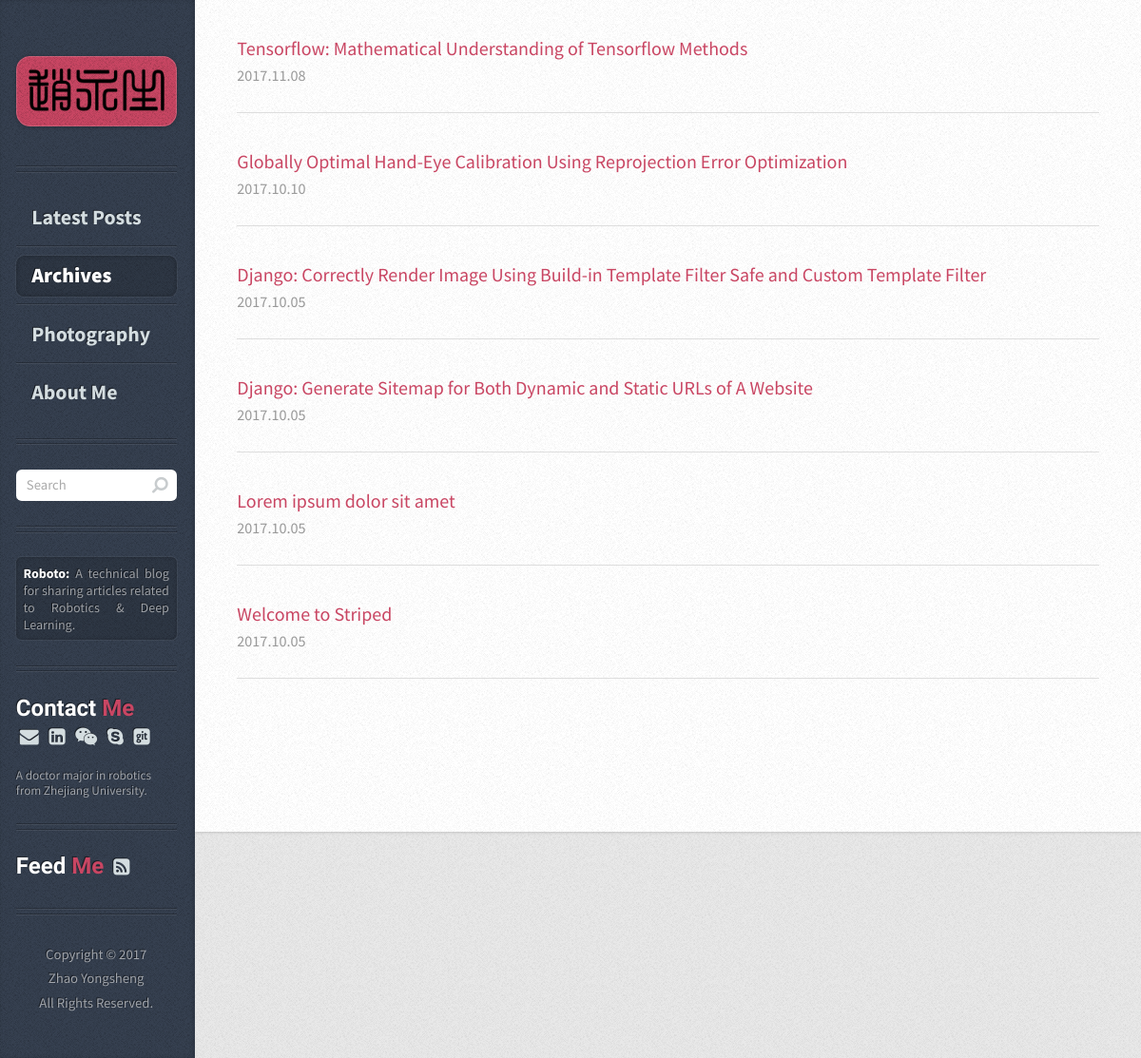
Before: /archives/ with the older database file.
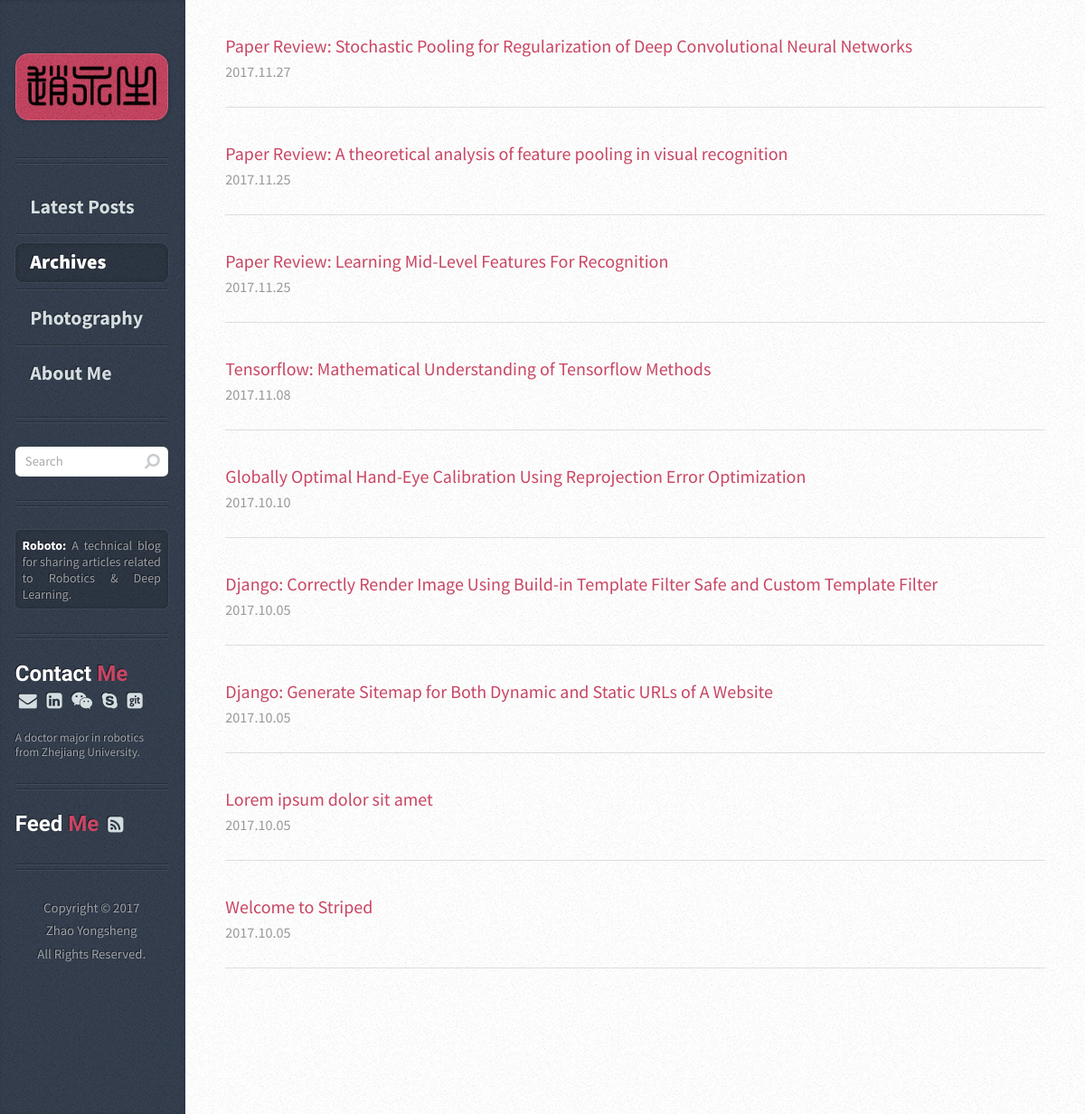
After: the same page with the newer database file.
### article/models.py (models this page shows, shortened)
class Article(models.Model):
    title = models.CharField(max_length=100)  # 博客题目
    category = models.CharField(max_length=50, blank=True)  # 博客标签
    lovecount = models.IntegerField(default=0)  # 博客点赞数量
    date_time = models.DateTimeField(auto_now_add=True)  # 博客日期
    abstract = models.TextField(blank=True, null=True)  # 博客文章简介
    content = models.TextField(blank=True, null=True)  # 博客文章正文
    cover = models.CharField(max_length=75, blank=True)  # 博客封面
    views = models.PositiveIntegerField(default=0) # 博客阅读数量
    class Meta:  # 按时间下降排序
        ordering = ['-date_time']

### article/views.py (the view)
# urls.py: url(r'^archives/$', archives, name='archives'),
def archives(request):
        post_list = Article.objects.all()
        return render(request, 'archives.html', {'post_list': post_list})

### templates/archives.html
	{% extends "base.html" %}
{% load static %}
{% block content_post %}
  {% for post in post_list%}
      <article class="box post post-excerpt">
          <a href="{% url "article" id=post.id %}" style="font-size: 20px; text-decoration: none; display: inline-block; padding-top: 9px;">{{ post.title }}</a>
        <div class="newinfo">
          <span class="newdate">
            <span class="newyear">
              {{post.date_time.year}}.{% if post.date_time.month < 10 %}0{{post.date_time.month}}{% else %}{{post.date_time.month}}{% endif %}.{% if post.date_time.day < 10 %}0{{post.date_time.day}}{% else %}{{post.date_time.day}}{% endif %}
            </span>
          </span>
        </div>
       </article>
  {% endfor %}
{% endblock %}
{% block content_nav %}
<li><a href="{% url "home" %}">Latest Posts</a></li>
<li class="current"><a href="{% url "archives" %}">Archives</a></li>
<li><a href="{% url "photography" %}">Photography</a></li>
<li><a href="{% url "about_me" %}">About Me</a></li>
{% endblock%}

### templates/base.html (shortened to what this page needs)
<!DOCTYPE HTML>
<html>
  {% load static %}
	<head>
    <link rel="stylesheet" href="{% static "assets/css/main.css" %}" type="text/css" charset="utf-8"/>
	</head>
	<body>
			<div id="content">
				<div class="inner">
          {% block content_post %}
          {% endblock %}
				</div>
			</div>
			<div id="sidebar">
        <h1 id="logo"><a href="{% url "home" %}"><img src="{% static "images/logo.PNG" %}" alt="" width="155"/></a></h1>
					<nav id="nav">
						<ul>
              {% block content_nav %}
              {% endblock %}
						</ul>
					</nav>
					<section class="box search">
						<form method="post" action="#">
							<input type="text" class="text" name="search" placeholder="Search" />
						</form>
					</section>
					<section class="box text-style1">
						<div class="inner">
							<p>
								<strong>Roboto:</strong> A technical blog for sharing articles related to Robotics & Deep Learning.
							</p>
						</div>
					</section>
					<section class="box recent-posts">
						<header>
              <h2 style="font-size: 24px; margin-bottom: 4px;">Contact <a style="color: #c94663">Me</a></h2>
              <a href="mailto:yongsheng.zhao.csc@gmail.com" class="icon fa-envelope" style="margin: 2px 4px; font-size: 20px"></a>
              <a href="https://www.linkedin.com/in/yongshengzhao" class="icon fa-linkedin-square" style="margin: 2px 4px; font-size: 20px"></a>
              <a href="weixin://contacts/profile/swardman" class="icon fa-wechat" style="margin: 2px 4px; font-size: 20px"></a>
              <a href="skype:swardman@126.com?add" class="icon fa-skype" style="margin: 2px 4px; font-size: 20px"></a>
              <a href="https://github.com/YoungsonZhao" class="icon fa-git-square" style="margin: 2px 4px; font-size: 20px"></a>
						</header>
						<ul>
							<li>A doctor major in robotics from Zhejiang University.</li>
						</ul>
					</section>
					<section class="box recent-posts">
						<header>
              <h2 style="font-size: 24px; margin-bottom: 4px;">
                Feed <a style="color: #c94663">Me</a><a href="#" class="icon fa-rss-square" style="margin: 2px 10px; font-size: 20px"></a>
              </h2>
						</header>
					</section>
					<ul id="copyright">
						<li>Copyright &copy; 2017</li>
            <li>Zhao Yongsheng</li>
            <li>All Rights Reserved.</li>
					</ul>
			</div>
	</body>
</html>

Changed rows visible on the page:
added Article: title "Paper Review: Stochastic Pooling for Regularization of Deep Convolutional Neural Networks", date_time.year "2017", date_time.month "11", date_time.day "27"
added Article: title "Paper Review: A theoretical analysis of feature pooling in visual recognition", date_time.year "2017", date_time.month "11", date_time.day "25"
added Article: title "Paper Review: Learning Mid-Level Features For Recognition", date_time.year "2017", date_time.month "11", date_time.day "25"
